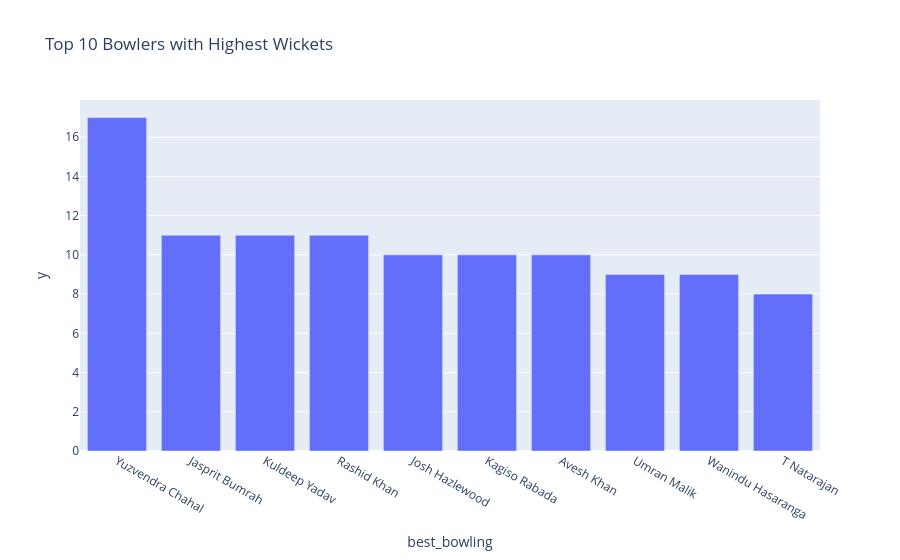

Notebook code cell kept with this figure:
### Code cell
fig = px.bar(
    top_bowlers,
    x=top_bowlers.index,
    y=top_bowlers.values,
    title='Top 10 Bowlers with Highest Wickets'
)
fig.show()

### Figure 1 — Plotly figure (JSON) as saved in the notebook; plotly's stock layout.template omitted (floating-point values rounded to 4 significant figures)
{"data": [{"alignmentgroup": "True", "hovertemplate": "best_bowling=%{x}<br>y=%{y}<extra></extra>", "legendgroup": "", "marker": {"color": "#636efa", "pattern": {"shape": ""}}, "name": "", "offsetgroup": "", "orientation": "v", "showlegend": false, "textposition": "auto", "type": "bar", "x": ["Yuzvendra Chahal", "Jasprit Bumrah", "Kuldeep Yadav", "Rashid Khan", "Josh Hazlewood", "Kagiso Rabada", "Avesh Khan", "Umran Malik", "Wanindu Hasaranga", "T Natarajan"], "xaxis": "x", "y": [17, 11, 11, 11, 10, 10, 10, 9, 9, 8], "yaxis": "y"}], "layout": {"barmode": "relative", "legend": {"tracegroupgap": 0}, "title": {"text": "Top 10 Bowlers with Highest Wickets"}, "xaxis": {"anchor": "y", "domain": [0, 1], "title": {"text": "best_bowling"}}, "yaxis": {"anchor": "x", "domain": [0, 1], "title": {"text": "y"}}}}
